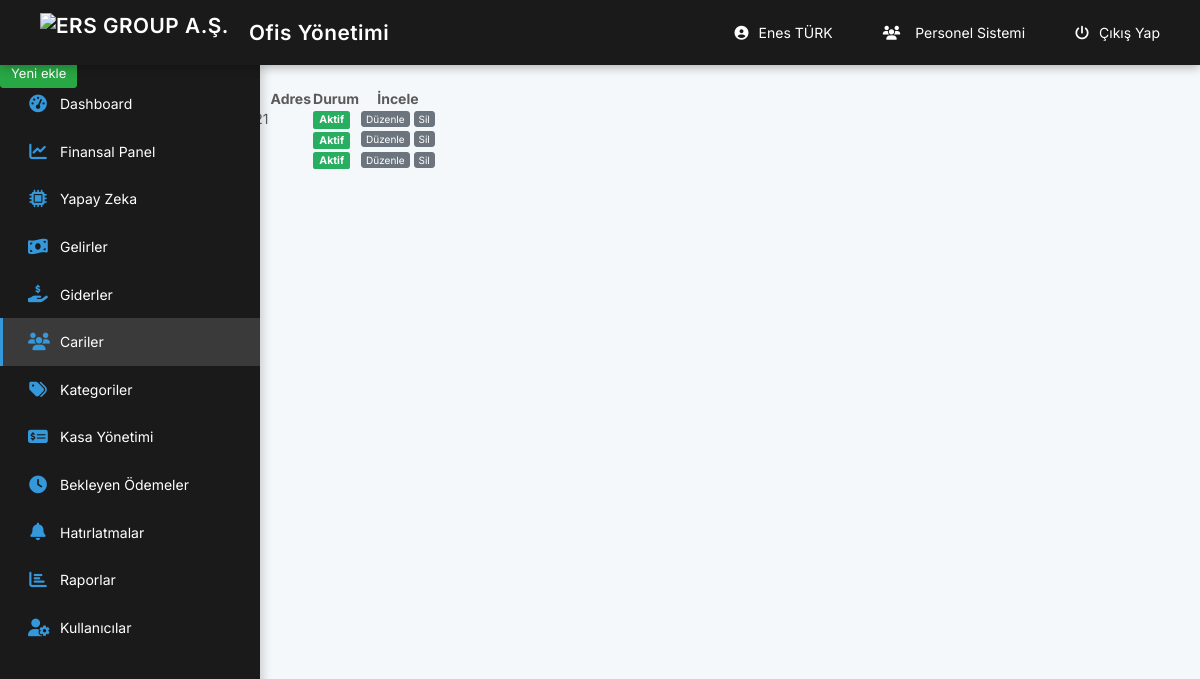
Before: /muhasebe/customers.php (signed in) with the older database file.
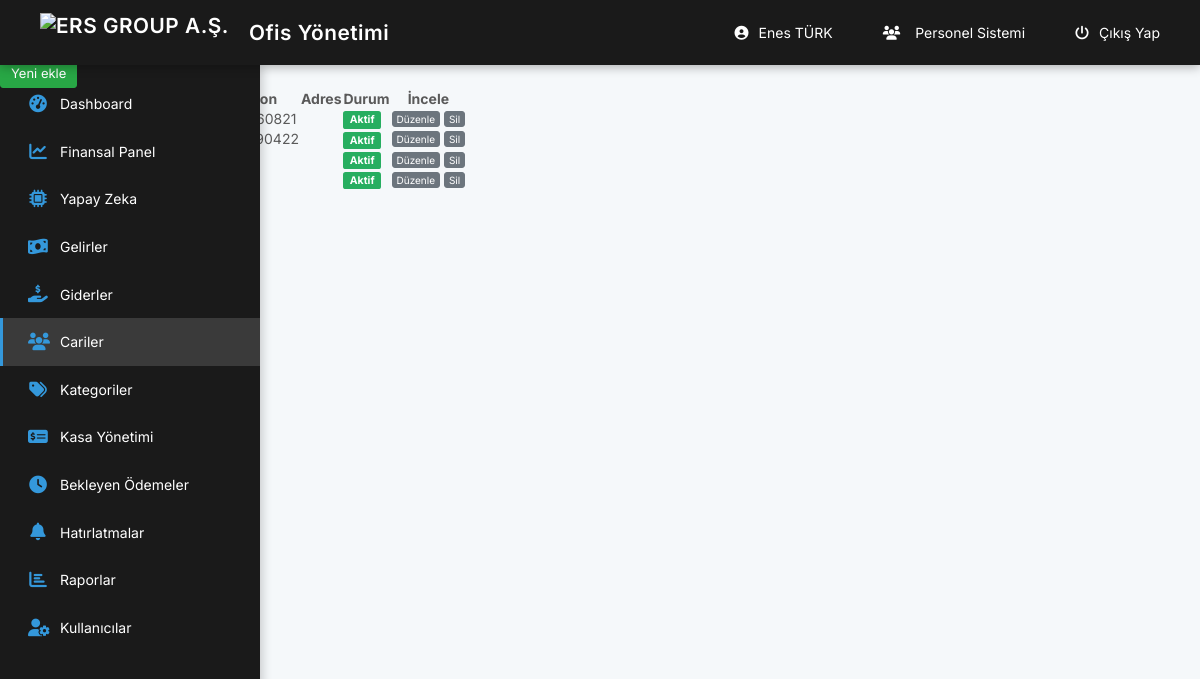
After: the same page with the newer database file.
### tables this page shows
CREATE TABLE `customers` (
  `id` int(11) NOT NULL,
  `title` text NOT NULL,
  `phone` text DEFAULT NULL,
  `email` text DEFAULT NULL,
  `tax_no` text DEFAULT NULL,
  `tax_office` text DEFAULT NULL,
  `address` text DEFAULT NULL,
  `status` tinyint(1) NOT NULL
);

### muhasebe/_class/class.php (called while the page is built, shortened)
<?php
class PIA {
	static $pdo = null;
	static $charset = 'UTF8';
	static $last_stmt = null;
	public static function instance(){
		return
		self::$pdo == null ?
		self::init() :
		self::$pdo;
	}
	public static function init(){
		self::$pdo = new PDO(
			'mysql:host=' . MYSQL_HOST .';dbname=' . MYSQL_DB,
			MYSQL_USER,
			MYSQL_PASS
		);
		self::$pdo->exec('SET NAMES `' . self::$charset . '`');
		self::$pdo->setAttribute(PDO::ATTR_DEFAULT_FETCH_MODE, PDO::FETCH_OBJ);
		return self::$pdo;
	}
	public static function query($query, $bindings = null){
		if(is_null($bindings)){
			if(!self::$last_stmt = self::instance()->query($query))
			return false;
		}else{
			self::$last_stmt = self::prepare($query);
			if(!self::$last_stmt->execute($bindings))
			return false;
		}
		return self::$last_stmt;
	}
}
$pia = New PIA;
?>

### muhasebe/customers.php (the view, shortened to what this page needs)
<?php require('_class/config.php');  require('session.php');   ?>
<!DOCTYPE html>
<html>
      <head>
            <?php require('_inc/head.php');   ?>
      </head>
      <body>
            <?php require('_inc/header.php'); ?>
            <section class="content">
                  <div class="title">
                        <div class="left">
                              <h1>Cariler</h1>
                              <ul class="breadcrumb">
                                    <li><a href="main.php">Anasayfa</a></li>
                                    <li><a href="customers.php">Cariler</a></li>
                              </ul>
                        </div>
                        <div class="right"> <a href="customers.php?add" class="btn-success btn-sm">Yeni ekle</a> </div>
                  </div>
                        <table class="table">
                              <thead>
                                    <tr>
                                          <th width="50px">ID</th>
                                          <th>Ad soyad / Ünvan</th>
                                          <th>Telefon</th>
                                          <th>Adres</th>
                                          <th>Durum</th>
                                          <th>İncele</th>
                                    </tr>
                              </thead>
                              <tbody>
                                    <?php $list = $pia->query("SELECT * FROM customers WHERE status>=0"); foreach($list as $item){  ?>
                                          <tr>
                                                <td><?=$item->id;?></td>
                                                <td><a href="customer.php?id=<?=$item->id;?>"><?=$item->title;?></a></td>
                                                <td><?=$item->phone;?></td>
                                                <td><?=$item->address;?></td>
                                                <td><?=$item->status==1?'<label class="label-success">Aktif</label>':'<label class="label-danger">Pasif</label>';?></td>
                                                <td>
                                                      <a href="customers.php?edit=<?=$item->id;?>" class="btn-default btn-xs">Düzenle</a>
                                                      <a onclick="_delete('customers', <?=$item->id;?>);" class="btn-default btn-xs">Sil</a>
                                                </td>
                                          </tr>
                                    <?php } ?>
                              </tbody>
                        </table>
           </section>
     </body>
</html>

Changed rows visible on the page:
added customers: status "Aktif"
